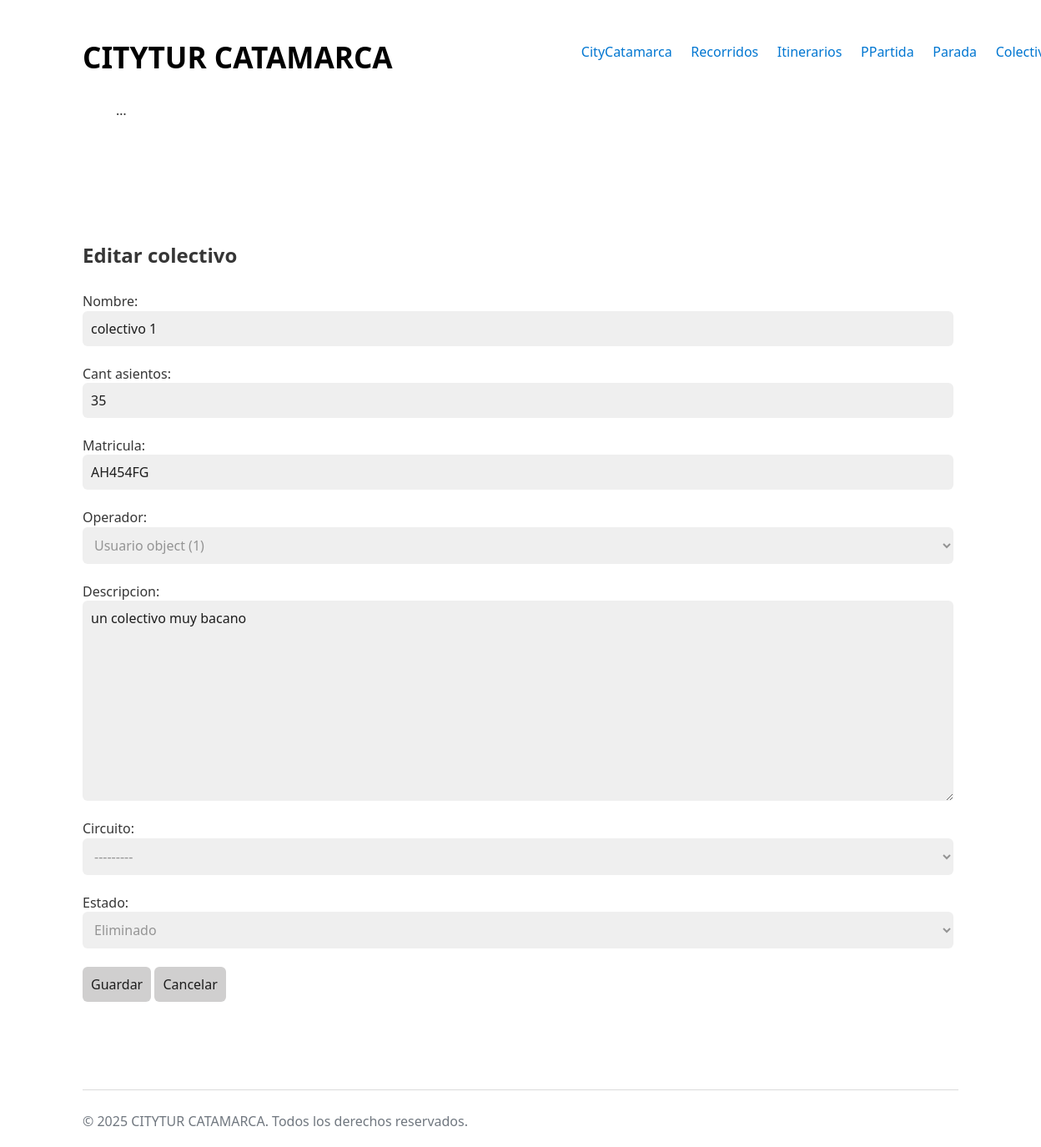
Page /colectivos/editar_colectivo/3/ on the earlier database version.
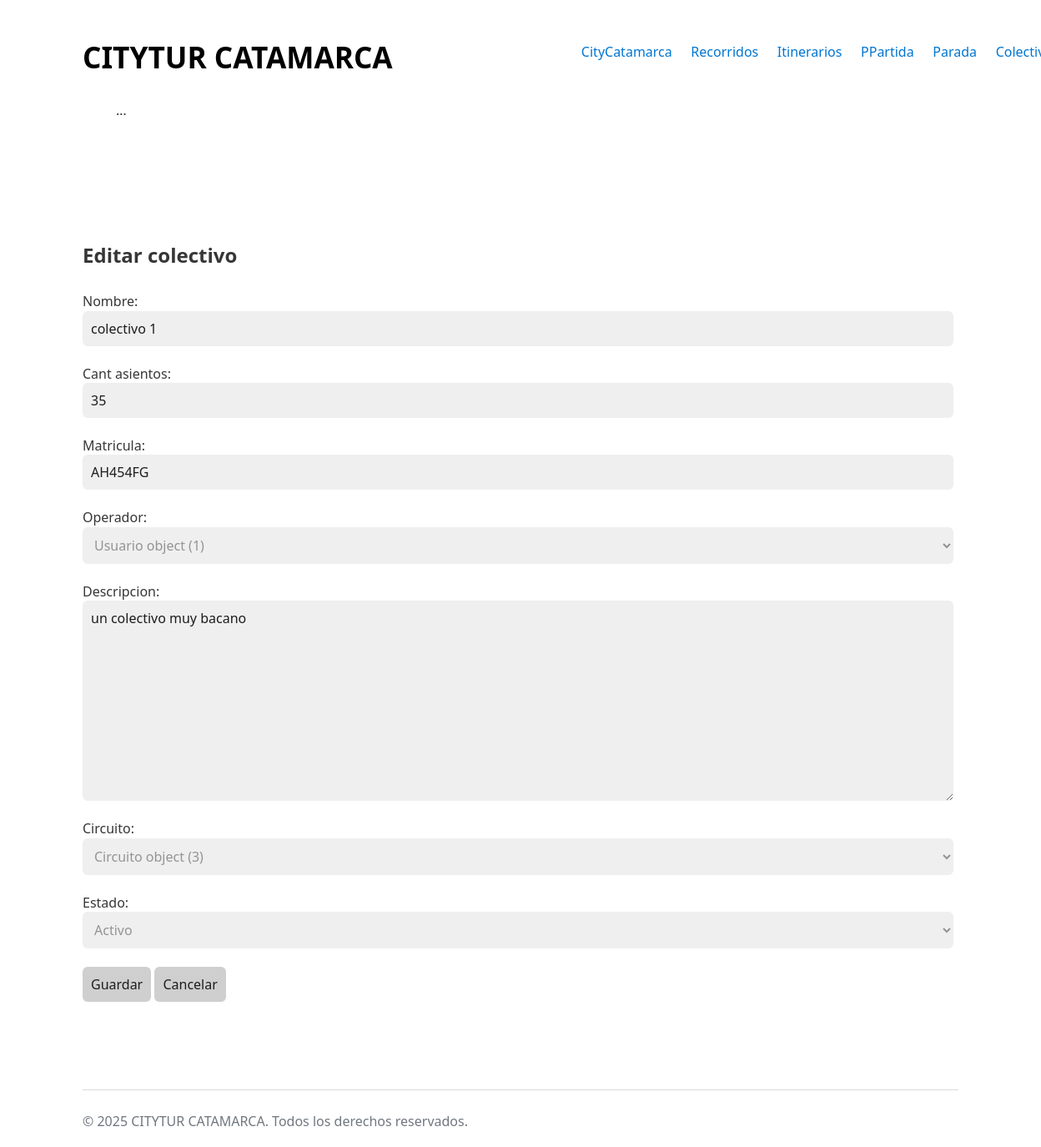
Same page on the later database version.
### colectivos/models.py (models this page shows, shortened)
class Colectivo(models.Model):
    nombre = models.CharField(max_length= 20, default= 'sin nombre')
    cant_asientos = models.IntegerField()
    cant_ocupados = models.IntegerField(default= 0)
    matricula = models.CharField(max_length= 20)
    operador = models.ForeignKey(Usuario, on_delete= models.CASCADE)
    descripcion = models.TextField(max_length= 200, default= 'sin descripcion')
    circuito = models.ForeignKey(Circuito,
                                    on_delete= models.CASCADE,
                                    default= None,
                                    null=True,
                                    blank=True
                                )
    STATE_CHOICES = [
        ('ELIMINADO', 'Eliminado'),
        ('ACTIVO', 'Activo'),
        ('BAJA', 'Baja'),
    ]
    estado = models.CharField(max_length= 20, choices= STATE_CHOICES, default='ACTIVO')

### colectivos/views.py (the view)
# urls.py: path('editar_colectivo/<int:pk>/', views.editar_colectivo, name= 'colectivo_editar'),
def editar_colectivo(request, pk):
    obj = get_object_or_404(Colectivo, pk=pk)
    if request.method == 'POST':
        form = ColectivoForm(request.POST, instance=obj)
        if form.is_valid():
            form.save()
            return redirect('colectivos:colectivo_listar')
        else:
            return render(request, 'colectivo_editar.html', {'form': form, 'obj': obj})
    else:
        form = ColectivoForm(instance=obj)
        return render(request, 'colectivo_editar.html', {'form': form, 'obj': obj})

### colectivos/forms.py
class ColectivoForm(forms.ModelForm):
    class Meta:
        model = Colectivo
        fields = [
            'nombre',
            'cant_asientos',
            'matricula',
            'operador',
            'descripcion',
            'circuito',
            'estado',
        ]

### colectivos/templates/colectivo_editar.html (shortened to what this page needs)
{% extends 'base.html' %}
{% block body_id %}colectivo_form{% endblock %}
{% block content %}
<main id="main-form">
    <h2>Editar colectivo {{ colectivo.nombre }}</h2>
    <form method="post" enctype="multipart/form-data">
        {{ form.as_p }}
        <div class="actions">
            <button type="submit" class="btn">Guardar</button>
            <a class="btn btn-secondary" href="{% url 'colectivos:colectivo_listar' %}"><button>Cancelar</button></a>
        </div>
    </form>
</main>
{% endblock %}
{% block footer_script %}
    {{ block.super }}
{% endblock %}

Differences in the rows shown:
changed Colectivo "colectivo 1": circuito "---------" → "Circuito object (3)"; estado "Eliminado" → "Activo"
